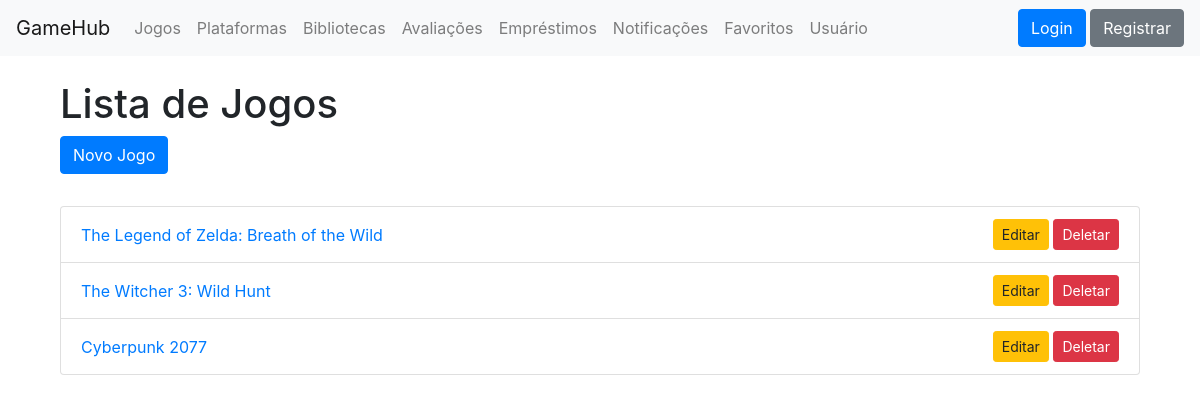
/jogos/, run on the app's committed database.
### core/models.py (models this page shows, shortened)
class Jogo(models.Model):
    titulo = models.CharField(max_length=100)
    descricao = models.TextField(blank=True)
    categoria = models.ForeignKey(Categoria, on_delete=models.CASCADE)
    plataforma = models.ForeignKey(Plataforma, on_delete=models.CASCADE)
    desenvolvedora = models.ForeignKey(Desenvolvedora, on_delete=models.SET_NULL, null=True)

### core/views.py (the view)
# urls.py: path('jogos/', views.jogo_list, name='jogo_list'),
def jogo_list(request):
    jogos = Jogo.objects.all()
    return render(request, 'jogos/jogo_list.html', {'jogos': jogos})

### core/templates/jogos/jogo_list.html (shortened to what this page needs)
{% extends 'base.html' %}
{% block content %}
<div class="container mt-4">
    <h1>Lista de Jogos</h1>
    <a href="{% url 'jogo_create' %}" class="btn btn-primary mb-3">Novo Jogo</a>
    <ul class="list-group mt-3">
        {% for jogo in jogos %}
            <li class="list-group-item d-flex justify-content-between align-items-center">
                <a href="{% url 'jogo_detail' jogo.pk %}">{{ jogo.titulo }}</a>
                <div>
                    <a href="{% url 'jogo_update' jogo.pk %}" class="btn btn-warning btn-sm">Editar</a>
                    <a href="{% url 'jogo_delete' jogo.pk %}" class="btn btn-danger btn-sm">Deletar</a>
                </div>
            </li>
        {% empty %}
            <li class="list-group-item">Nenhum jogo cadastrado.</li>
        {% endfor %}
    </ul>
</div>
{% endblock %}

### data on the page
Jogo: titulo "The Legend of Zelda: Breath of the Wild"
Jogo: titulo "The Witcher 3: Wild Hunt"
Jogo: titulo "Cyberpunk 2077"
